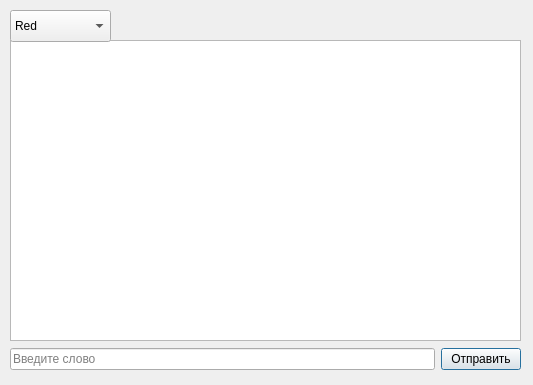
<?xml version="1.0" encoding="UTF-8"?>
<ui version="4.0">
 <class>Client</class>
 <widget class="QDialog" name="Client">
  <property name="geometry">
   <rect>
    <x>0</x>
    <y>0</y>
    <width>533</width>
    <height>385</height>
   </rect>
  </property>
  <property name="windowTitle">
   <string>Dialog</string>
  </property>
  <widget class="QTextEdit" name="textEdit">
   <property name="geometry">
    <rect>
     <x>10</x>
     <y>40</y>
     <width>511</width>
     <height>301</height>
    </rect>
   </property>
   <property name="readOnly">
    <bool>true</bool>
   </property>
  </widget>
  <widget class="QComboBox" name="comboBox">
   <property name="geometry">
    <rect>
     <x>10</x>
     <y>10</y>
     <width>101</width>
     <height>32</height>
    </rect>
   </property>
   <item>
    <property name="text">
     <string>Red</string>
    </property>
   </item>
   <item>
    <property name="text">
     <string>Blue</string>
    </property>
   </item>
   <item>
    <property name="text">
     <string>Yellow</string>
    </property>
   </item>
   <item>
    <property name="text">
     <string>Green</string>
    </property>
   </item>
  </widget>
  <widget class="QWidget" name="horizontalLayoutWidget">
   <property name="geometry">
    <rect>
     <x>10</x>
     <y>340</y>
     <width>511</width>
     <height>38</height>
    </rect>
   </property>
   <layout class="QHBoxLayout" name="horizontalLayout">
    <item>
     <widget class="QLineEdit" name="message">
      <property name="placeholderText">
       <string>Введите слово</string>
      </property>
     </widget>
    </item>
    <item>
     <widget class="QPushButton" name="pushButton">
      <property name="text">
       <string>Отправить</string>
      </property>
     </widget>
    </item>
   </layout>
  </widget>
  <widget class="QLabel" name="Color">
   <property name="geometry">
    <rect>
     <x>30</x>
     <y>20</y>
     <width>81</width>
     <height>16</height>
    </rect>
   </property>
   <property name="text">
    <string>Red</string>
   </property>
  </widget>
  <zorder>Color</zorder>
  <zorder>textEdit</zorder>
  <zorder>comboBox</zorder>
  <zorder>horizontalLayoutWidget</zorder>
 </widget>
 <resources/>
 <connections/>
</ui>
